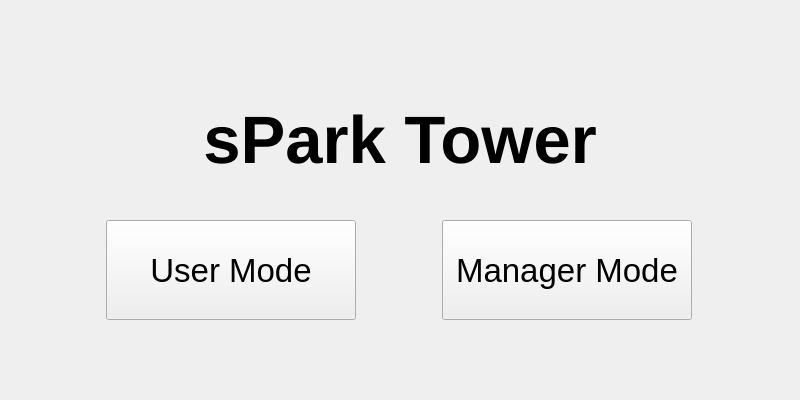
<?xml version="1.0" encoding="UTF-8"?>
<ui version="4.0">
 <class>MainUI</class>
 <widget class="QWidget" name="MainUI">
  <property name="geometry">
   <rect>
    <x>0</x>
    <y>0</y>
    <width>800</width>
    <height>400</height>
   </rect>
  </property>
  <property name="windowTitle">
   <string>Form</string>
  </property>
  <layout class="QVBoxLayout" name="verticalLayout_4">
   <item>
    <widget class="QStackedWidget" name="stackedWidget">
     <widget class="QWidget" name="page">
      <layout class="QVBoxLayout" name="verticalLayout_2">
       <item>
        <layout class="QVBoxLayout" name="verticalLayout" stretch="0,3,3,0">
         <property name="spacing">
          <number>0</number>
         </property>
         <item>
          <spacer name="verticalSpacer_2">
           <property name="orientation">
            <enum>Qt::Vertical</enum>
           </property>
           <property name="sizeHint" stdset="0">
            <size>
             <width>20</width>
             <height>40</height>
            </size>
           </property>
          </spacer>
         </item>
         <item>
          <layout class="QHBoxLayout" name="horizontalLayout">
           <item>
            <widget class="QLabel" name="label">
             <property name="sizePolicy">
              <sizepolicy hsizetype="Preferred" vsizetype="Preferred">
               <horstretch>0</horstretch>
               <verstretch>0</verstretch>
              </sizepolicy>
             </property>
             <property name="minimumSize">
              <size>
               <width>0</width>
               <height>0</height>
              </size>
             </property>
             <property name="font">
              <font>
               <pointsize>50</pointsize>
               <weight>75</weight>
               <bold>true</bold>
              </font>
             </property>
             <property name="layoutDirection">
              <enum>Qt::LeftToRight</enum>
             </property>
             <property name="text">
              <string>sPark Tower</string>
             </property>
             <property name="alignment">
              <set>Qt::AlignCenter</set>
             </property>
            </widget>
           </item>
          </layout>
         </item>
         <item>
          <layout class="QHBoxLayout" name="horizontalLayout_2">
           <property name="spacing">
            <number>0</number>
           </property>
           <item>
            <widget class="QPushButton" name="pPUserMode">
             <property name="minimumSize">
              <size>
               <width>0</width>
               <height>0</height>
              </size>
             </property>
             <property name="maximumSize">
              <size>
               <width>250</width>
               <height>100</height>
              </size>
             </property>
             <property name="font">
              <font>
               <pointsize>25</pointsize>
              </font>
             </property>
             <property name="text">
              <string>User Mode</string>
             </property>
            </widget>
           </item>
           <item>
            <widget class="QPushButton" name="pPManagerMode">
             <property name="sizePolicy">
              <sizepolicy hsizetype="Minimum" vsizetype="Fixed">
               <horstretch>0</horstretch>
               <verstretch>100</verstretch>
              </sizepolicy>
             </property>
             <property name="minimumSize">
              <size>
               <width>0</width>
               <height>0</height>
              </size>
             </property>
             <property name="maximumSize">
              <size>
               <width>250</width>
               <height>100</height>
              </size>
             </property>
             <property name="font">
              <font>
               <pointsize>25</pointsize>
              </font>
             </property>
             <property name="text">
              <string>Manager Mode</string>
             </property>
             <property name="iconSize">
              <size>
               <width>16</width>
               <height>16</height>
              </size>
             </property>
             <property name="autoRepeatDelay">
              <number>300</number>
             </property>
            </widget>
           </item>
          </layout>
         </item>
         <item>
          <spacer name="verticalSpacer">
           <property name="orientation">
            <enum>Qt::Vertical</enum>
           </property>
           <property name="sizeHint" stdset="0">
            <size>
             <width>20</width>
             <height>60</height>
            </size>
           </property>
          </spacer>
         </item>
        </layout>
       </item>
      </layout>
     </widget>
    </widget>
   </item>
  </layout>
 </widget>
 <resources/>
 <connections/>
</ui>
